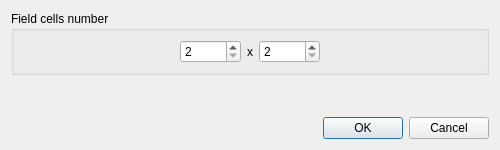
<?xml version="1.0" encoding="UTF-8"?>
<ui version="4.0">
 <class>CircuitSettingsDialog</class>
 <widget class="QDialog" name="CircuitSettingsDialog">
  <property name="geometry">
   <rect>
    <x>0</x>
    <y>0</y>
    <width>500</width>
    <height>150</height>
   </rect>
  </property>
  <property name="windowTitle">
   <string>Dialog</string>
  </property>
  <layout class="QVBoxLayout" name="verticalLayout">
   <item>
    <widget class="QWidget" name="widget" native="true">
     <layout class="QHBoxLayout" name="horizontalLayout">
      <property name="leftMargin">
       <number>0</number>
      </property>
      <property name="topMargin">
       <number>0</number>
      </property>
      <property name="rightMargin">
       <number>0</number>
      </property>
      <property name="bottomMargin">
       <number>0</number>
      </property>
      <item>
       <widget class="QGroupBox" name="FieldSizeGroup">
        <property name="title">
         <string>Field cells number</string>
        </property>
        <layout class="QHBoxLayout" name="horizontalLayout_2">
         <item>
          <spacer name="horizontalSpacer_3">
           <property name="orientation">
            <enum>Qt::Horizontal</enum>
           </property>
           <property name="sizeHint" stdset="0">
            <size>
             <width>40</width>
             <height>20</height>
            </size>
           </property>
          </spacer>
         </item>
         <item>
          <widget class="QSpinBox" name="fieldWidth">
           <property name="minimum">
            <number>2</number>
           </property>
           <property name="maximum">
            <number>10000</number>
           </property>
           <property name="singleStep">
            <number>5</number>
           </property>
          </widget>
         </item>
         <item>
          <widget class="QLabel" name="labelX_2">
           <property name="sizePolicy">
            <sizepolicy hsizetype="Minimum" vsizetype="Preferred">
             <horstretch>0</horstretch>
             <verstretch>0</verstretch>
            </sizepolicy>
           </property>
           <property name="text">
            <string>x</string>
           </property>
          </widget>
         </item>
         <item>
          <widget class="QSpinBox" name="fieldHeight">
           <property name="minimum">
            <number>2</number>
           </property>
           <property name="maximum">
            <number>10000</number>
           </property>
           <property name="singleStep">
            <number>5</number>
           </property>
          </widget>
         </item>
         <item>
          <spacer name="horizontalSpacer_4">
           <property name="orientation">
            <enum>Qt::Horizontal</enum>
           </property>
           <property name="sizeHint" stdset="0">
            <size>
             <width>40</width>
             <height>20</height>
            </size>
           </property>
          </spacer>
         </item>
        </layout>
       </widget>
      </item>
     </layout>
    </widget>
   </item>
   <item>
    <spacer name="verticalSpacer">
     <property name="orientation">
      <enum>Qt::Vertical</enum>
     </property>
     <property name="sizeHint" stdset="0">
      <size>
       <width>20</width>
       <height>40</height>
      </size>
     </property>
    </spacer>
   </item>
   <item>
    <widget class="QDialogButtonBox" name="buttonBox">
     <property name="orientation">
      <enum>Qt::Horizontal</enum>
     </property>
     <property name="standardButtons">
      <set>QDialogButtonBox::Cancel|QDialogButtonBox::Ok</set>
     </property>
    </widget>
   </item>
  </layout>
 </widget>
 <resources/>
 <connections>
  <connection>
   <sender>buttonBox</sender>
   <signal>accepted()</signal>
   <receiver>CircuitSettingsDialog</receiver>
   <slot>accept()</slot>
   <hints>
    <hint type="sourcelabel">
     <x>248</x>
     <y>254</y>
    </hint>
    <hint type="destinationlabel">
     <x>157</x>
     <y>274</y>
    </hint>
   </hints>
  </connection>
  <connection>
   <sender>buttonBox</sender>
   <signal>rejected()</signal>
   <receiver>CircuitSettingsDialog</receiver>
   <slot>reject()</slot>
   <hints>
    <hint type="sourcelabel">
     <x>316</x>
     <y>260</y>
    </hint>
    <hint type="destinationlabel">
     <x>286</x>
     <y>274</y>
    </hint>
   </hints>
  </connection>
 </connections>
</ui>
